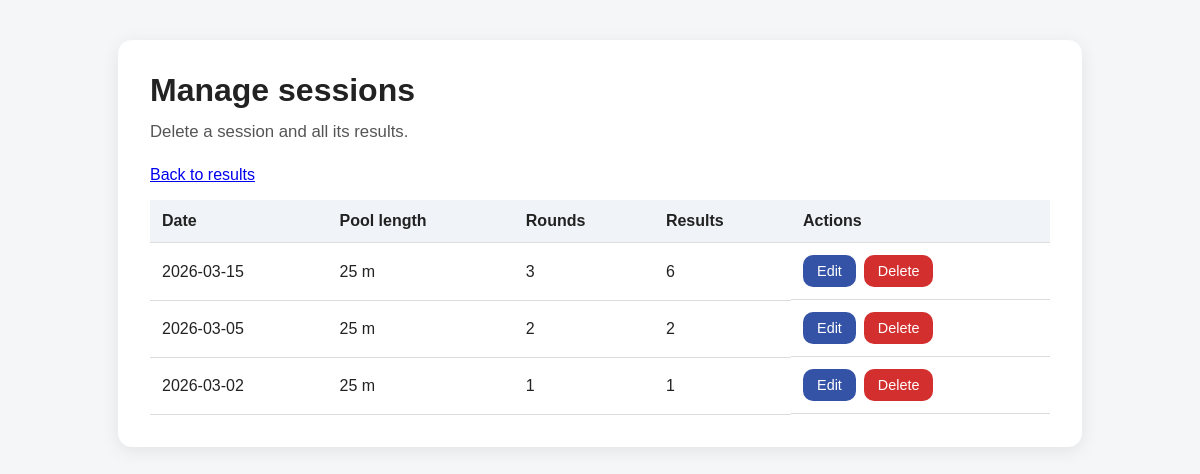
Screenshot of /manage-sessions (signed in) with the database file from the repository.
### models.py (models this page shows, shortened)
class KlockanSession(db.Model):
    id = db.Column(db.Integer, primary_key=True)
    date = db.Column(db.String(20), nullable=False)
    pool_length = db.Column(db.String(20), nullable=False)
    max_rounds = db.Column(db.Integer, nullable=False)
    results = db.relationship("KlockanResult", backref="session", lazy=True, cascade="all, delete-orphan")

### app.py (the view)
@app.route("/manage-sessions")
@login_required
def manage_sessions():
    sessions = KlockanSession.query.order_by(KlockanSession.date.desc()).all()
    message = session.pop("manage_session_message", "")
    return render_template("manage_sessions.html", sessions=sessions, message=message)

### app.py (called while the page is built)
@login_manager.user_loader
def load_user(user_id):
    return User.query.get(int(user_id))

### templates/manage_sessions.html (shortened to what this page needs)
<!DOCTYPE html>
<html lang="en">
<head>
    <link rel="stylesheet" href="{{ url_for('static', filename='style.css') }}">
</head>
<body>
    <div class="container">
        <h1>Manage sessions</h1>
        <p class="page-subtitle">Delete a session and all its results.</p>
        <p><a href="{{ url_for('index') }}">Back to results</a></p>
        {% if sessions %}
            <table>
                <thead>
                    <tr>
                        <th>Date</th>
                        <th>Pool length</th>
                        <th>Rounds</th>
                        <th>Results</th>
                        <th>Actions</th>
                    </tr>
                </thead>
                <tbody>
                    {% for s in sessions %}
                        <tr>
                            <td>{{ s.date }}</td>
                            <td>{{ s.pool_length }}</td>
                            <td>{{ s.max_rounds }}</td>
                            <td>{{ s.results | length }}</td>
                            <td class="action-buttons">
                                <a class="edit-button" href="{{ url_for('edit_session', session_id=s.id) }}">Edit</a>
                                <a class="deactivate-button button-link" href="{{ url_for('confirm_delete_session', session_id=s.id) }}">Delete</a>
                            </td>
                        </tr>
                    {% endfor %}
                </tbody>
            </table>
        {% else %}
            <p>No sessions found. <a href="{{ url_for('add_klockan_session') }}">Add a session</a> first.</p>
        {% endif %}
    </div>
</body>
</html>

### static/style.css (style rules this page uses)
body { font-family: Arial, sans-serif; background: #f4f6f8; color: #222; margin: 0; padding: 0; -webkit-text-size-adjust: 100%; text-size-adjust: 100%; overflow-y: scroll; }
.container { max-width: 1000px; margin: 40px auto; background: white; padding: 30px; border-radius: 10px; box-shadow: 0 2px 10px rgba(0, 0, 0, 0.08); }
h1, h2 { margin-top: 0; }
table { width: 100%; border-collapse: collapse; margin-top: 15px; }
th, td { padding: 12px; border-bottom: 1px solid #ddd; text-align: left; }
th { background: #f0f4f8; }
.container { max-width: 900px; margin: 40px auto; background: white; padding: 32px; border-radius: 14px; box-shadow: 0 4px 18px rgba(0, 0, 0, 0.08); }
.page-subtitle { margin-top: -8px; margin-bottom: 24px; color: #555; font-size: 1.05rem; }
.action-buttons { display: flex; gap: 8px; align-items: center; }
.button-link { display: inline-block; padding: 8px 14px; font-size: 0.9rem; border-radius: 10px; text-decoration: none; cursor: pointer; }
.edit-button { display: inline-block; padding: 8px 14px; font-size: 0.9rem; border-radius: 10px; text-decoration: none; background: #3553a6; color: white; }
.deactivate-button { background: #d32f2f; color: white; padding: 8px 14px; font-size: 0.9rem; }

### rows the page displays
KlockanSession: date "2026-03-15", pool_length "25 m", max_rounds "3", results|length "6"
KlockanSession: date "2026-03-05", pool_length "25 m", max_rounds "2", results|length "2"
KlockanSession: date "2026-03-02", pool_length "25 m", max_rounds "1", results|length "1"
